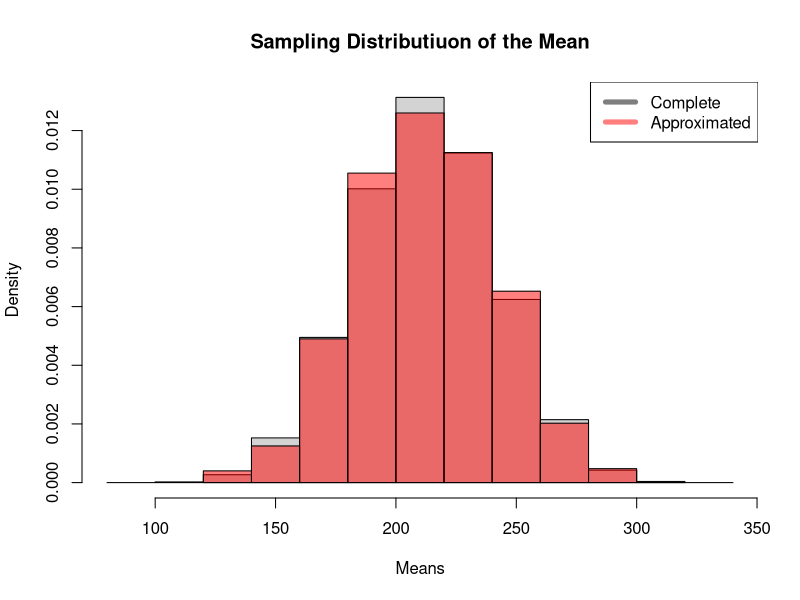
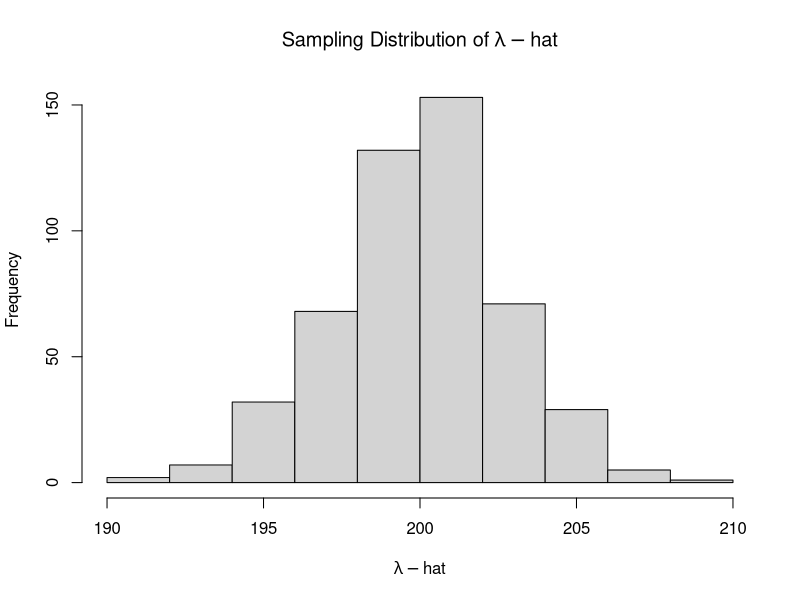
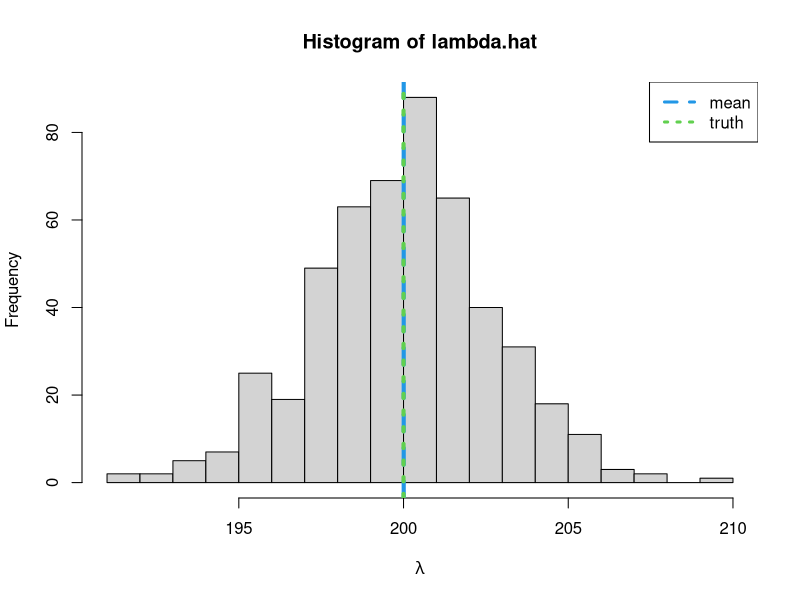

Reproduce these figures in R, in order.
## ---- chunk 1
#random discrete uniform sampler
rdu<-function(n,lower,upper){sample(lower:upper,n,replace=T)}

mat = matrix(rdu(25, 
                 lower = 0, 
                 upper = 400
                 ),
             nrow=5, ncol=5
             )
mat
## ---- chunk 2
  n = 10
  y = sample(
             c(mat),
             10, 
             replace = TRUE
             )
  y
## ---- chunk 3
  mean(y)

## ---- chunk 4
# How many ways can we uniquely sample 10 things from 25
combs = function(n, x) {
  factorial(n) / factorial(n-x) / factorial(x)
}

combs(25, 10)
## ---- chunk 5
  set.seed(5435)
  all.combs = utils::combn(c(mat), 10)
  dim(all.combs)
  mean.all.combs = apply(all.combs,2,mean)
## ---- chunk 6
  set.seed(5435)
  sim.sampling.dist=replicate(2000,
                              sample(c(mat),10)
                              )
  dim(sim.sampling.dist)
  mean.samples = apply(sim.sampling.dist,2,mean)
## ---- chunk 7
  hist(mean.all.combs,
       freq=FALSE, 
       main="Sampling Distributiuon of the Mean",
       breaks=10,
       xlab="Means"
       )
  hist(mean.samples,
       add=TRUE,
       freq=FALSE,
       col=grDevices::adjustcolor("red", alpha.f=0.5),
       breaks=10
       )
  legend("topright",lwd=5,col=c(grDevices::adjustcolor("black", alpha.f=0.5),grDevices::adjustcolor("red", alpha.f=0.5)),legend = c("Complete", "Approximated"))
## ---- chunk 8
#Create a function, to be replicated
  lambda=200
  n.sim=500
  mat.fn = function(lambda){matrix(rpois(25, lambda=lambda),
                               nrow=5, ncol=5
                               )
  }
## ---- chunk 9
# repeat the function n.sim times
  list.mat = replicate(n.sim, 
                       mat.fn(lambda), 
                       simplify=FALSE
                       )
  length(list.mat)
## ---- chunk 10
#One realization
  list.mat[[1]]


# Sample mean for the first realization
  mean(list.mat[[1]])
## ---- chunk 11
lambda.hat = unlist(lapply(list.mat,FUN=mean))
## ---- chunk 12
hist(lambda.hat,
     xlab=bquote(lambda-hat),
     main=bquote("Sampling Distribution of"~lambda-hat)
     )
#abline(v=lambda, lwd=3, col=4)
## ---- chunk 13
# Bias
  mean(lambda.hat) - lambda

# relative bias
  (mean(lambda.hat) - lambda)/lambda
## ---- chunk 14
  hist(lambda.hat,xlab=bquote(lambda), breaks=20)
  abline(v=mean(lambda.hat),lwd=4,col=4,lty=2)
  abline(v=lambda,lwd=4,col=3,lty=3)
  legend("topright",legend=c("mean","truth"),lwd=3,col=c(4,3),lty=c(2,3))
## ---- chunk 15
  diff = 0.025*lambda
  diff
  lower = lambda-diff
  upper = lambda+diff

  index = which(lambda.hat>=lower & lambda.hat <= upper)

#Probability of getting a mean within 5% of the truth
  length(index)/n.sim
